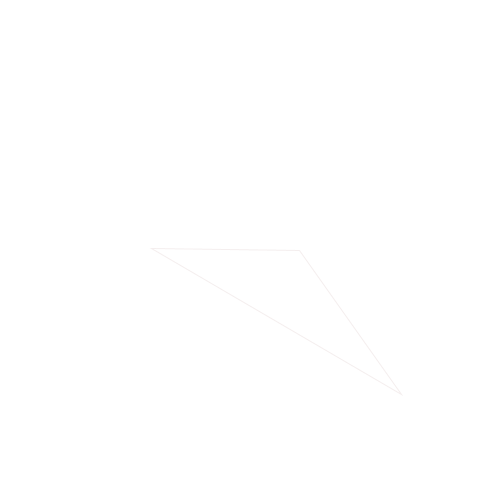
Frame 1 (no input)
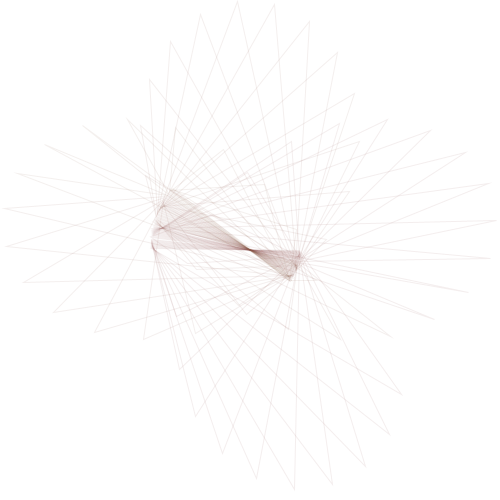
Frame 60 (the mouse pressed at the canvas centre just before this capture)
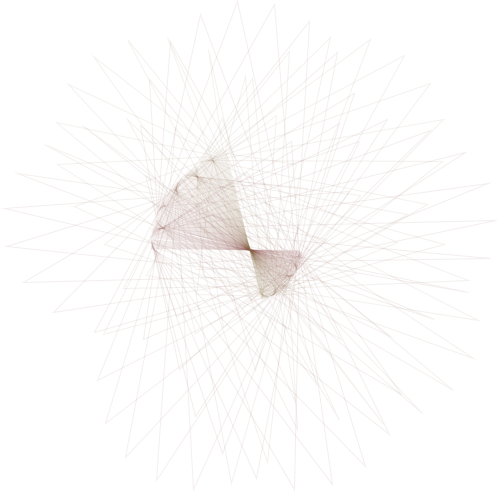
Frame 120 (the mouse held since frame 60 and released just before this capture)

The Processing sketch that drew these frames (run headless with seeded random() and noise(); from frame 60 on, the mouse is pressed at the canvas centre):

// Processing sketch: Iris
// ── Iris.pde
float f,x,y;

void setup(){
  size(500,500);
  background(255);
  
  noFill();
  colorMode(HSB,99);
}

void draw(){
  f+=.1;
  
  translate(250,250);
  rotate(f/9f);
  
  x=sin(f)*99+150*cos(f*3);
  y=cos(f)*99+150*sin(f*3);
  stroke(f%99,50,50,9);
  triangle(x,y,-99,0,50,0);
}
